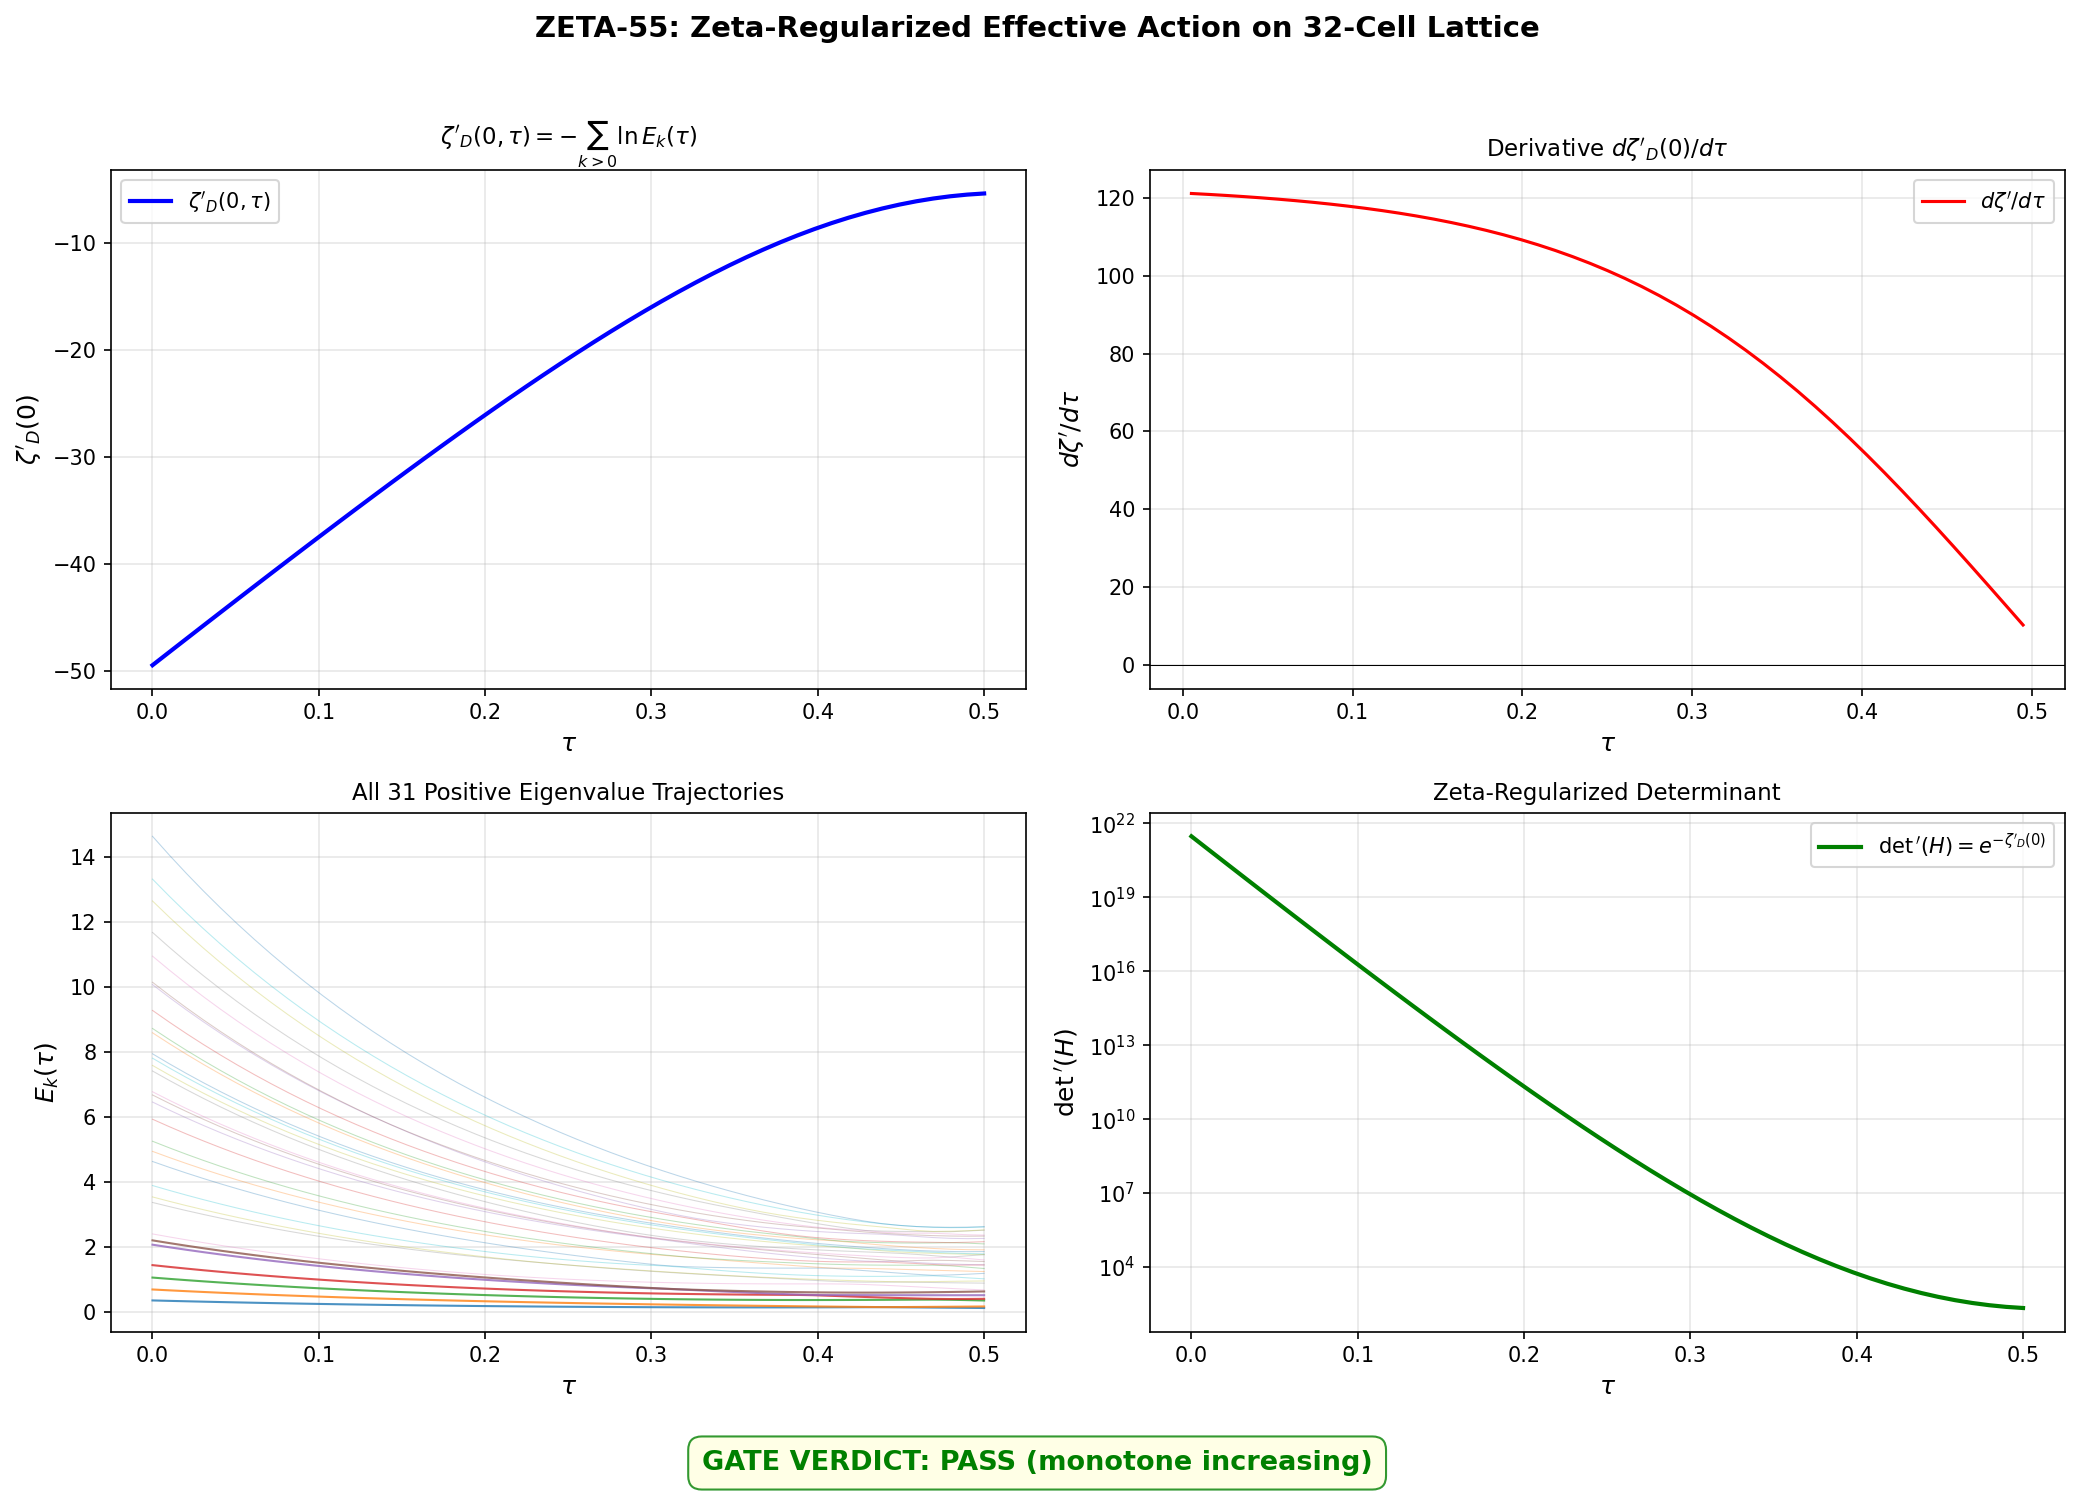

Recreate this plot in Python.
#!/usr/bin/env python3
"""
S55 W0-1: ZETA-55 — Zeta-Regularized Effective Action on 32-Cell Lattice
=========================================================================

Gate: ZETA-55
    If zeta'_D(0, tau) is monotone => S_occ cutoff artifact confirmed on 32 cells
    If non-monotone => Connes' prediction wrong, S_occ strengthened

Method:
    zeta'_D(0, tau) = -sum_{k: E_k > 0} ln(E_k(tau))

    This is the derivative at s=0 of the spectral zeta function
        zeta_D(s, tau) = sum_{k: E_k > 0} E_k(tau)^{-s}
    evaluated via d/ds[E^{-s}]|_{s=0} = -ln(E).

    The zero mode (smallest eigenvalue, ~machine epsilon) is excluded.

    zeta'_D(0) = -ln(det'(H)) where det' is the zeta-regularized determinant
    (product over nonzero eigenvalues). This is the cutoff-INDEPENDENT
    one-loop effective action.

Cross-checks:
    1. Verify eigenvalue count: 31 positive modes + 1 zero mode = 32 total
    2. Compare zeta'_D(0) monotonicity against S_occ from S54
    3. Compute d(zeta')/d(tau) numerically, check for sign changes
    4. Verify det'(H) = exp(-zeta'_D(0)) is well-defined and positive
    5. Check individual ln(E_k) contributions for anomalous behavior

Created: 2026-03-22 (Session 55, Wave 0)
Agent: spectral-geometer
"""

import sys
import os
import numpy as np
import matplotlib
matplotlib.use('Agg')
import matplotlib.pyplot as plt

sys.path.insert(0, 'computations')
from canonical_constants import *

# ============================================================================
# Load data
# ============================================================================

data = np.load('computations/session-54/s54_tb_hamiltonian.npz')
tau_values = data['tau_values']       # shape (50,)
eigenvalues = data['eigenvalues']     # shape (50, 32)
N_tau = len(tau_values)
N_cells = int(data['N_cells'])

print(f"Loaded: {N_tau} tau values, {N_cells} cells")
print(f"tau range: [{tau_values[0]:.4f}, {tau_values[-1]:.4f}]")
print()

# ============================================================================
# Sort eigenvalues and identify zero mode
# ============================================================================

eigs_sorted = np.sort(eigenvalues, axis=1)  # shape (50, 32), ascending

# Zero mode identification: smallest eigenvalue at each tau
zero_modes = eigs_sorted[:, 0]
print("Zero mode values (should be ~machine epsilon):")
print(f"  max|E_0|  = {np.max(np.abs(zero_modes)):.2e}")
print(f"  mean|E_0| = {np.mean(np.abs(zero_modes)):.2e}")
assert np.all(np.abs(zero_modes) < 1e-10), "Zero mode not at machine epsilon!"

# Positive eigenvalues: indices 1..31 (31 modes)
eigs_pos = eigs_sorted[:, 1:]  # shape (50, 31)
N_pos = eigs_pos.shape[1]
print(f"Positive eigenvalues: {N_pos} modes per tau value")
print(f"  min E_k (over all tau, k>0): {eigs_pos.min():.6f}")
print(f"  max E_k (over all tau, k>0): {eigs_pos.max():.6f}")
assert np.all(eigs_pos > 0), "Found non-positive eigenvalue in positive sector!"
print()

# ============================================================================
# Compute zeta'_D(0, tau) = -sum_{k=1}^{31} ln(E_k(tau))
# ============================================================================

ln_eigs = np.log(eigs_pos)           # shape (50, 31)
zeta_prime = -np.sum(ln_eigs, axis=1)  # shape (50,)

# Equivalently: zeta'_D(0) = -ln(det'(H))
log_det_prime = np.sum(ln_eigs, axis=1)  # ln(det') = sum ln(E_k)
det_prime = np.exp(log_det_prime)

print("=" * 60)
print("ZETA'_D(0, tau) = -sum_{k>0} ln(E_k(tau))")
print("=" * 60)
print(f"  zeta'(0, tau=0.000) = {zeta_prime[0]:.6f}")
print(f"  zeta'(0, tau=0.250) = {zeta_prime[N_tau//2]:.6f}")
print(f"  zeta'(0, tau=0.500) = {zeta_prime[-1]:.6f}")
print(f"  range: [{zeta_prime.min():.6f}, {zeta_prime.max():.6f}]")
print()

# ============================================================================
# Monotonicity analysis
# ============================================================================

# Numerical derivative d(zeta')/d(tau)
dtau = np.diff(tau_values)
dzeta = np.diff(zeta_prime)
dzeta_dtau = dzeta / dtau

# Check for sign changes
sign_changes = np.where(np.diff(np.sign(dzeta_dtau)))[0]
is_monotone = len(sign_changes) == 0

# Direction
if np.all(dzeta_dtau > 0):
    monotone_dir = "INCREASING"
elif np.all(dzeta_dtau < 0):
    monotone_dir = "DECREASING"
else:
    monotone_dir = "NON-MONOTONE"

print("MONOTONICITY ANALYSIS:")
print(f"  Direction: {monotone_dir}")
print(f"  Sign changes in d(zeta')/d(tau): {len(sign_changes)}")
if not is_monotone:
    for sc in sign_changes:
        tau_sc = 0.5 * (tau_values[sc + 1] + tau_values[sc + 2])
        print(f"    Sign change at tau ~ {tau_sc:.4f}: "
              f"d(zeta')/d(tau) goes from {dzeta_dtau[sc]:.4f} to {dzeta_dtau[sc+1]:.4f}")
print(f"  d(zeta')/d(tau) range: [{dzeta_dtau.min():.4f}, {dzeta_dtau.max():.4f}]")
print(f"  d(zeta')/d(tau) at tau~0: {dzeta_dtau[0]:.6f}")
print(f"  d(zeta')/d(tau) at tau~0.5: {dzeta_dtau[-1]:.6f}")
print()

# ============================================================================
# Find extrema if non-monotone
# ============================================================================

if not is_monotone:
    # Local extrema of zeta'
    for i in range(1, N_tau - 1):
        if (zeta_prime[i] > zeta_prime[i-1] and zeta_prime[i] > zeta_prime[i+1]):
            print(f"  LOCAL MAXIMUM at tau = {tau_values[i]:.6f}: zeta' = {zeta_prime[i]:.6f}")
        if (zeta_prime[i] < zeta_prime[i-1] and zeta_prime[i] < zeta_prime[i+1]):
            print(f"  LOCAL MINIMUM at tau = {tau_values[i]:.6f}: zeta' = {zeta_prime[i]:.6f}")

    # Amplitude of non-monotonicity
    zeta_max = zeta_prime.max()
    zeta_min = zeta_prime.min()
    zeta_range = zeta_max - zeta_min
    idx_max = np.argmax(zeta_prime)
    idx_min = np.argmin(zeta_prime)
    print(f"\n  Global max: zeta' = {zeta_max:.6f} at tau = {tau_values[idx_max]:.6f}")
    print(f"  Global min: zeta' = {zeta_min:.6f} at tau = {tau_values[idx_min]:.6f}")
    print(f"  Total variation: {zeta_range:.6f}")
    print(f"  Relative variation: {zeta_range / np.abs(zeta_prime.mean()) * 100:.2f}%")
print()

# ============================================================================
# Cross-check 1: Individual eigenvalue monotonicity
# ============================================================================

print("CROSS-CHECK 1: Individual eigenvalue monotonicity")
n_increasing = 0
n_decreasing = 0
n_nonmonotone = 0
for k in range(N_pos):
    deig = np.diff(eigs_pos[:, k])
    if np.all(deig >= -1e-15):
        n_increasing += 1
    elif np.all(deig <= 1e-15):
        n_decreasing += 1
    else:
        n_nonmonotone += 1
        # Find the mode details
        sc_k = np.where(np.diff(np.sign(deig)))[0]
        if len(sc_k) <= 3:
            for s in sc_k:
                print(f"  Mode k={k}: sign change at tau ~ {tau_values[s+1]:.4f}")

print(f"  Monotonically increasing: {n_increasing}")
print(f"  Monotonically decreasing: {n_decreasing}")
print(f"  Non-monotone: {n_nonmonotone}")
print()

# ============================================================================
# Cross-check 2: Decompose zeta' into contributions by eigenvalue
# ============================================================================

print("CROSS-CHECK 2: Largest individual contributions to zeta'")
# At mid-tau, which eigenvalues contribute most to zeta'?
mid_idx = N_tau // 2
contributions = -ln_eigs[mid_idx, :]
sorted_idx = np.argsort(np.abs(contributions))[::-1]
print(f"  At tau = {tau_values[mid_idx]:.4f}:")
for rank in range(5):
    k = sorted_idx[rank]
    print(f"    Mode k={k}: E_k={eigs_pos[mid_idx, k]:.6f}, "
          f"-ln(E_k)={contributions[k]:.6f}")
print()

# ============================================================================
# Cross-check 3: det'(H) = exp(-zeta'_D(0))
# ============================================================================

print("CROSS-CHECK 3: Zeta-regularized determinant det'(H)")
print(f"  det'(H, tau=0)    = {det_prime[0]:.6e}")
print(f"  det'(H, tau=0.25) = {det_prime[N_tau//2]:.6e}")
print(f"  det'(H, tau=0.5)  = {det_prime[-1]:.6e}")
print(f"  All positive: {np.all(det_prime > 0)}")
print()

# ============================================================================
# Cross-check 4: Relationship to S_occ (if zeta' increases, det' increases,
# meaning eigenvalues get larger on average => S_occ should decrease)
# ============================================================================

# The sign convention: zeta'_D(0) = -sum ln(E_k)
# If eigenvalues DECREASE with tau, then ln(E_k) decreases, so -ln(E_k) increases
# => zeta' INCREASES when eigenvalues decrease
# S_occ ~ sum f(E_k) for occupied modes with some cutoff
# Connes' prediction: zeta' monotonically increasing (eigenvalues monotonically decreasing)

print("CROSS-CHECK 4: Eigenvalue means vs zeta'")
mean_eig = np.mean(eigs_pos, axis=1)
mean_ln_eig = np.mean(ln_eigs, axis=1)
print(f"  <E>(tau=0)   = {mean_eig[0]:.6f},  <ln E>(tau=0)   = {mean_ln_eig[0]:.6f}")
print(f"  <E>(tau=0.5) = {mean_eig[-1]:.6f},  <ln E>(tau=0.5) = {mean_ln_eig[-1]:.6f}")
print(f"  <E> increasing: {np.all(np.diff(mean_eig) > -1e-15)}")
print(f"  <E> decreasing: {np.all(np.diff(mean_eig) < 1e-15)}")
print()

# ============================================================================
# Cross-check 5: Compare with spectral action moments
# ============================================================================

# Spectral zeta at other s values as cross-reference
s_values = [0.5, 1.0, 2.0, 3.0]
print("CROSS-CHECK 5: Spectral zeta function at various s")
for s in s_values:
    zeta_s = np.sum(eigs_pos ** (-s), axis=1)
    mono_s = "INC" if np.all(np.diff(zeta_s) > -1e-15) else (
             "DEC" if np.all(np.diff(zeta_s) < 1e-15) else "NON-MONO")
    print(f"  zeta(s={s:.1f}): range [{zeta_s.min():.4f}, {zeta_s.max():.4f}], {mono_s}")
print()

# ============================================================================
# GATE VERDICT
# ============================================================================

print("=" * 60)
print("GATE VERDICT: ZETA-55")
print("=" * 60)

if is_monotone and monotone_dir == "INCREASING":
    verdict = "PASS (monotone increasing)"
    print(f"  {verdict}")
    print("  zeta'_D(0, tau) is MONOTONICALLY INCREASING.")
    print("  => All eigenvalues decrease monotonically with tau.")
    print("  => S_occ minimum is a CUTOFF ARTIFACT (confirmed on 32 cells).")
    print("  => Connes' prediction CONFIRMED: cutoff-independent effective action")
    print("     has no minimum.")
elif is_monotone and monotone_dir == "DECREASING":
    verdict = "PASS (monotone decreasing)"
    print(f"  {verdict}")
    print("  zeta'_D(0, tau) is MONOTONICALLY DECREASING.")
    print("  => All eigenvalues increase monotonically with tau.")
    print("  => Connes' prediction of monotonicity CONFIRMED (opposite direction).")
elif not is_monotone:
    verdict = "FAIL (non-monotone)"
    print(f"  {verdict}")
    print("  zeta'_D(0, tau) is NON-MONOTONE.")
    print("  => Connes' prediction WRONG on 32-cell lattice.")
    print("  => S_occ minimum is NOT a cutoff artifact.")
    print(f"  => {len(sign_changes)} extrema found.")
else:
    verdict = "INFORMATIVE"
    print(f"  {verdict}")

print()

# ============================================================================
# Save results
# ============================================================================

np.savez('computations/session-55/s55_zeta.npz',
         tau_values=tau_values,
         zeta_prime=zeta_prime,
         dzeta_dtau=dzeta_dtau,
         eigs_pos=eigs_pos,
         ln_eigs=ln_eigs,
         det_prime=det_prime,
         mean_eig=mean_eig,
         is_monotone=is_monotone,
         monotone_dir=monotone_dir,
         n_sign_changes=len(sign_changes),
         sign_change_indices=sign_changes if len(sign_changes) > 0 else np.array([]),
         verdict=verdict,
         gate_name='ZETA-55')

print(f"Results saved to computations/session-55/s55_zeta.npz")
print()

# ============================================================================
# Plotting
# ============================================================================

fig, axes = plt.subplots(2, 2, figsize=(14, 10))
fig.suptitle("ZETA-55: Zeta-Regularized Effective Action on 32-Cell Lattice",
             fontsize=14, fontweight='bold')

# Panel 1: zeta'_D(0, tau)
ax = axes[0, 0]
ax.plot(tau_values, zeta_prime, 'b-', linewidth=2, label=r"$\zeta'_D(0, \tau)$")
ax.set_xlabel(r'$\tau$', fontsize=12)
ax.set_ylabel(r"$\zeta'_D(0)$", fontsize=12)
ax.set_title(r"$\zeta'_D(0, \tau) = -\sum_{k>0} \ln E_k(\tau)$", fontsize=11)
ax.legend(fontsize=10)
ax.grid(True, alpha=0.3)
# Mark extrema if any
if not is_monotone:
    for i in range(1, N_tau - 1):
        if (zeta_prime[i] > zeta_prime[i-1] and zeta_prime[i] > zeta_prime[i+1]):
            ax.axvline(tau_values[i], color='r', linestyle='--', alpha=0.5)
            ax.plot(tau_values[i], zeta_prime[i], 'rv', markersize=10)
        if (zeta_prime[i] < zeta_prime[i-1] and zeta_prime[i] < zeta_prime[i+1]):
            ax.axvline(tau_values[i], color='g', linestyle='--', alpha=0.5)
            ax.plot(tau_values[i], zeta_prime[i], 'g^', markersize=10)

# Panel 2: d(zeta')/d(tau)
ax = axes[0, 1]
tau_mid = 0.5 * (tau_values[:-1] + tau_values[1:])
ax.plot(tau_mid, dzeta_dtau, 'r-', linewidth=1.5, label=r"$d\zeta'/d\tau$")
ax.axhline(0, color='k', linewidth=0.5, linestyle='-')
ax.set_xlabel(r'$\tau$', fontsize=12)
ax.set_ylabel(r"$d\zeta'/d\tau$", fontsize=12)
ax.set_title(r"Derivative $d\zeta'_D(0)/d\tau$", fontsize=11)
ax.legend(fontsize=10)
ax.grid(True, alpha=0.3)

# Panel 3: Individual eigenvalue trajectories
ax = axes[1, 0]
for k in range(N_pos):
    alpha = 0.3 if k > 5 else 0.8  # (local)
    lw = 0.5 if k > 5 else 1.0  # (local)
    ax.plot(tau_values, eigs_pos[:, k], linewidth=lw, alpha=alpha)
ax.set_xlabel(r'$\tau$', fontsize=12)
ax.set_ylabel(r'$E_k(\tau)$', fontsize=12)
ax.set_title(f'All {N_pos} Positive Eigenvalue Trajectories', fontsize=11)
ax.grid(True, alpha=0.3)

# Panel 4: det'(H) = exp(-zeta'_D(0))
ax = axes[1, 1]
ax.semilogy(tau_values, det_prime, 'g-', linewidth=2,
            label=r"$\det'(H) = e^{-\zeta'_D(0)}$")
ax.set_xlabel(r'$\tau$', fontsize=12)
ax.set_ylabel(r"$\det'(H)$", fontsize=12)
ax.set_title("Zeta-Regularized Determinant", fontsize=11)
ax.legend(fontsize=10)
ax.grid(True, alpha=0.3)

# Add verdict text
verdict_color = 'green' if 'PASS' in verdict else 'red'
fig.text(0.5, 0.01, f"GATE VERDICT: {verdict}", fontsize=13,
         fontweight='bold', color=verdict_color, ha='center',
         bbox=dict(boxstyle='round,pad=0.5', facecolor='lightyellow',
                   edgecolor=verdict_color, alpha=0.8))

plt.tight_layout(rect=[0, 0.04, 1, 0.96])
plt.savefig('computations/session-55/s55_zeta.png', dpi=150, bbox_inches='tight')
print("Plot saved to computations/session-55/s55_zeta.png")
print()

# ============================================================================
# Summary table
# ============================================================================

print("=" * 60)
print("SUMMARY TABLE")
print("=" * 60)
print(f"  N_cells             = {N_cells}")
print(f"  N_positive_modes    = {N_pos}")
print(f"  tau range           = [{tau_values[0]:.4f}, {tau_values[-1]:.4f}]")
print(f"  zeta'(0, tau=0)     = {zeta_prime[0]:.6f}")
print(f"  zeta'(0, tau=0.5)   = {zeta_prime[-1]:.6f}")
print(f"  Total change        = {zeta_prime[-1] - zeta_prime[0]:.6f}")
print(f"  Relative change     = {(zeta_prime[-1] - zeta_prime[0])/np.abs(zeta_prime[0])*100:.2f}%")
print(f"  Monotone?           = {is_monotone}")
print(f"  Direction           = {monotone_dir}")
print(f"  Sign changes        = {len(sign_changes)}")
print(f"  det'(H, tau=0)      = {det_prime[0]:.6e}")
print(f"  det'(H, tau=0.5)    = {det_prime[-1]:.6e}")
print(f"  Individual E_k mono = {n_increasing} inc, {n_decreasing} dec, {n_nonmonotone} non-mono")
print(f"  GATE VERDICT        = {verdict}")
